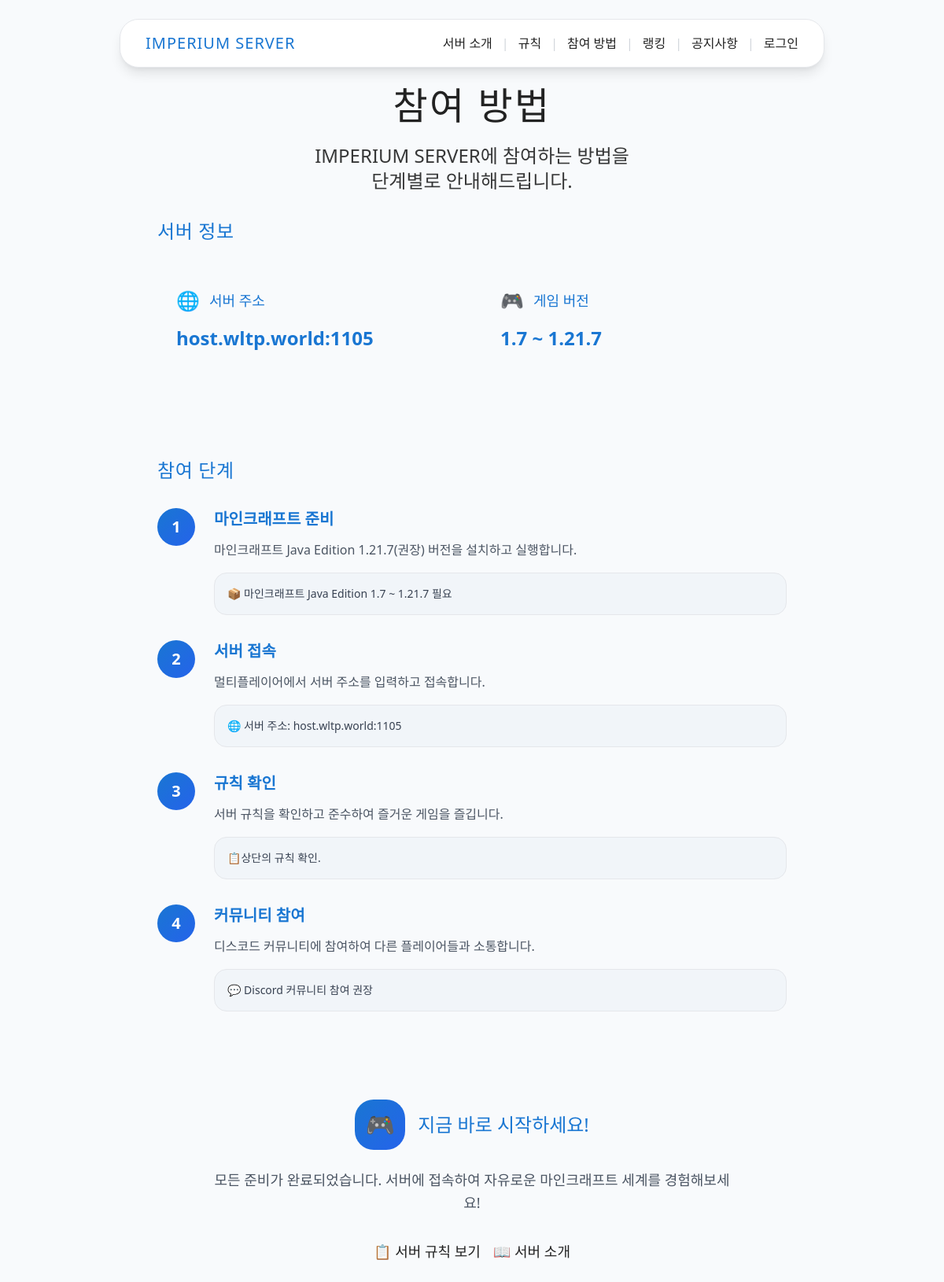
The app's page /how_to_join/ with its own data.
### how_to_join/models.py (models this page shows, shortened)
class ServerHowToJoin(models.Model):
    order = models.PositiveIntegerField("order", default=0)
    title = models.TextField("title", null=True, blank=True)
    content0 = models.TextField("content0", null=True, blank=True)
    content1 = models.TextField("content1", null=True, blank=True)
    class Meta:
        ordering = ['order']  # 순서대로 정렬

### how_to_join/views.py (the view)
# urls.py: path('how_to_join/', server_how_to_join, name='how_to_join'),
def server_how_to_join(request):
    how_to_join = ServerHowToJoin.objects.all()
    return render(request, 'about_server/how_to_join.html', {'how_to_join': how_to_join})

### templates/about_server/how_to_join.html (shortened to what this page needs)
{% extends "base.html" %}
{% block content %}
<section class="section-header">
    <div class="max-w-4xl mx-auto px-4 text-center">
        <h1 class="font-pixel text-4xl md:text-5xl mb-6 tracking-wider text-shadow-pixel">
            참여 방법
        </h1>
        <p class="text-xl md:text-2xl opacity-90 leading-relaxed max-w-3xl mx-auto">
            IMPERIUM SERVER에 참여하는 방법을<br class="hidden md:block">
            단계별로 안내해드립니다.
        </p>
    </div>
</section>
<section class="content-section">
    <div class="max-w-4xl mx-auto px-4">
        <div class="card-component p-8 mb-12">
            <h2 class="font-pixel text-2xl text-mc-blue mb-8 tracking-wide">서버 정보</h2>
            <div class="grid md:grid-cols-2 gap-6">
                <div class="stats-card p-6 group hover:shadow-toss-lg transition-all duration-200">
                    <div class="flex items-center space-x-3 mb-4">
                        <span class="text-2xl">🌐</span>
                        <h3 class="font-pixel text-lg text-mc-blue">서버 주소</h3>
                    </div>
                    <p class="text-2xl font-bold font-pixel text-mc-blue group-hover:scale-105 transition-transform">host.wltp.world:1105</p>
                </div>
                <div class="stats-card p-6 group hover:shadow-toss-lg transition-all duration-200">
                    <div class="flex items-center space-x-3 mb-4">
                        <span class="text-2xl">🎮</span>
                        <h3 class="font-pixel text-lg text-mc-blue">게임 버전</h3>
                    </div>
                    <p class="text-2xl font-bold font-pixel text-mc-blue group-hover:scale-105 transition-transform">1.7 ~ 1.21.7</p>
                </div>
            </div>
        </div>
        <div class="card-component p-8 mb-12">
            <h2 class="font-pixel text-2xl text-mc-blue mb-8 tracking-wide">참여 단계</h2>
            <div class="space-y-8">
                {% for how in how_to_join %}
                    <div class="rule-card group hover:shadow-toss-xl transition-all duration-200">
                        <div class="flex items-start space-x-6">
                            <div class="flex-shrink-0 w-12 h-12 bg-gradient-to-br from-mc-blue to-blue-600 text-white rounded-3xl flex items-center justify-center font-bold text-xl group-hover:scale-110 transition-transform font-sans">{{ how.order }}</div>
                            <div class="flex-1">
                                <h3 class="font-semibold text-mc-blue mb-3 text-xl group-hover:text-blue-600 transition-colors font-sans">{{ how.title }}</h3>
                                <p class="text-gray-600 leading-relaxed mb-4 font-sans">{{ how.content0 }}</p>
                                <div class="bg-mc-gray rounded-2xl p-4 border border-gray-200">
                                    <p class="text-sm text-gray-700 font-mono font-sans">{{ how.content1 }}</p>
                                </div>
                            </div>
                        </div>
                    </div>
                {% endfor %}
            </div>
        </div>
        <div class="card-component p-8 text-center">
            <div class="flex items-center justify-center space-x-4 mb-6">
                <div class="w-16 h-16 bg-gradient-to-br from-mc-blue to-blue-600 rounded-3xl flex items-center justify-center">
                    <span class="text-3xl">🎮</span>
                </div>
                <h3 class="font-pixel text-2xl text-mc-blue">지금 바로 시작하세요!</h3>
            </div>
            <p class="text-lg text-gray-600 leading-relaxed max-w-2xl mx-auto mb-8">
                모든 준비가 완료되었습니다. 서버에 접속하여 자유로운 마인크래프트 세계를 경험해보세요!
            </p>
            <div class="flex flex-col sm:flex-row gap-4 justify-center">
                <a href="{% url 'rule' %}" class="btn-primary text-lg">
                    📋 서버 규칙 보기
                </a>
                <a href="{% url 'descriptions' %}" class="btn-secondary text-lg">
                    📖 서버 소개
                </a>
            </div>
        </div>
    </div>
</section>
{% endblock %}

### static/main/index.css (style rules this page uses)
:root { --mc-green: #5e7c16; --mc-brown: #7c5e3c; --mc-light: #f3f3f3; --mc-dark: #222; --mc-accent: #b6e53e; --mc-border: #cfcfcf; }
html, body { margin: 0; padding: 0; font-family: 'Segoe UI', 'Malgun Gothic', 'Arial', sans-serif; background: var(--mc-light); color: var(--mc-dark); min-height: 100vh; }
.content-section { margin-bottom: 2.5rem; }

### templates/base.html (style rules this page uses)
.btn-primary { @apply bg-mc-blue text-white px-4 md:px-6 py-2 md:py-3 rounded-xl md:rounded-2xl font-semibold shadow-toss hover:shadow-toss-lg transition-all duration-200 hover:bg-blue-600 text-sm md:text-base; }
.btn-secondary { @apply bg-white text-mc-blue px-4 md:px-6 py-2 md:py-3 rounded-xl md:rounded-2xl font-semibold border-2 border-mc-blue shadow-toss hover:shadow-toss-lg transition-all duration-200 hover:bg-mc-blue hover:text-white text-sm md:text-base; }
.card-component { @apply bg-white rounded-2xl md:rounded-3xl shadow-toss hover:shadow-toss-lg transition-all duration-300 border border-gray-100; }
.section-header { @apply bg-gradient-to-r from-mc-blue to-blue-600 text-white py-12 md:py-20; }
.content-section { @apply py-8 md:py-16 bg-white; }
.stats-card { @apply bg-white rounded-xl md:rounded-2xl p-4 md:p-6 shadow-toss hover:shadow-toss-lg transition-all duration-200 border border-gray-100; }
.rule-card { @apply bg-white rounded-xl md:rounded-2xl p-4 md:p-6 shadow-toss hover:shadow-toss-lg transition-all duration-200 border border-gray-100; }

### records on screen
ServerHowToJoin: order "1", title "마인크래프트 준비", content0 "마인크래프트 Java Edition 1.21.7(권장) 버전을 설치하고 실행합니다.", content1 "📦 마인크래프트 Java Edition 1.7 ~ 1.21.7 필요"
ServerHowToJoin: order "2", title "서버 접속", content0 "멀티플레이어에서 서버 주소를 입력하고 접속합니다.", content1 "🌐 서버 주소: host.wltp.world:1105"
ServerHowToJoin: order "3", title "규칙 확인", content0 "서버 규칙을 확인하고 준수하여 즐거운 게임을 즐깁니다.", content1 "📋상단의 규칙 확인."
ServerHowToJoin: order "4", title "커뮤니티 참여", content0 "디스코드 커뮤니티에 참여하여 다른 플레이어들과 소통합니다.", content1 "💬 Discord 커뮤니티 참여 권장"
